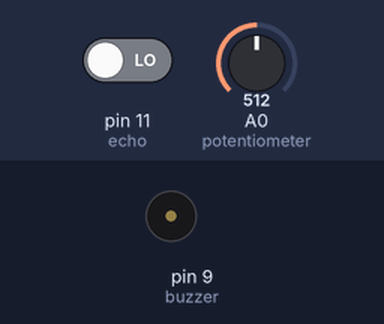
Simulated run of this sketch. Board: Arduino Uno, built with avr-gcc and run on an emulated ATmega328P. Shown: buzzer (waves = sounding). The inputs (shaded band) are chosen by the test bench; at power-on: pin 11 (echo) LOW, A0 (potentiometer) = 512.

Above: at 0.1 s.
At 1.1 s:
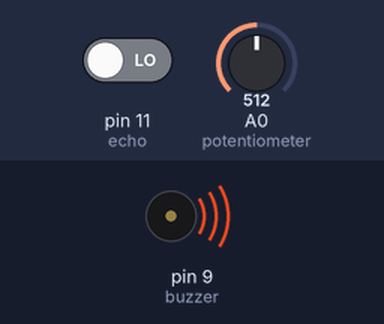
Timing chart, 0 to 2.6 s (numbered marks = the images above):
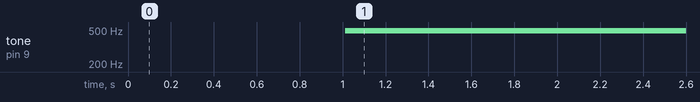

Measured:
- by itself, tone on pin 9 (buzzer): silent → 490 Hz at 1.0 s

The sketch:

car_proximity.ino
```cpp
int echo = 11;
int trig = 12;
int buzzer = 9;
float duration;
float distance;
float delayDuration;
int potentiometer = A0;
int pwmValue;

void setup() {
  pinMode(echo, INPUT);
  pinMode(trig, OUTPUT);
  pinMode(buzzer, OUTPUT);
  pinMode(potentiometer, INPUT);

}

void loop() {
  int analogValue = analogRead(potentiometer);
  pwmValue = map(analogValue, 0, 1023, 0, 255);


  digitalWrite(trig, LOW);
  delay(2);
  digitalWrite(trig, HIGH);
  delay(10);
  digitalWrite(trig, LOW);

  duration = pulseIn(echo, HIGH);
  distance = duration*(0.034/2);
  delayDuration = distance*5;

  if (distance < 50){
    analogWrite(buzzer, pwmValue);
    delay(delayDuration);
    digitalWrite(buzzer, LOW);
  };

}
```
